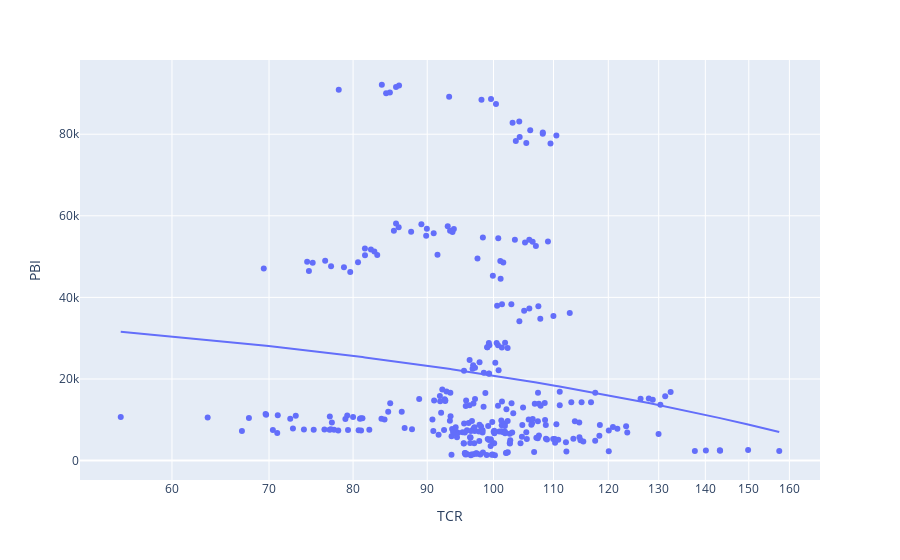

The cell this chart's notebook holds for it:
### Code cell
fig = px.scatter(final, x="TCR", y="PBI", trendline="ols",log_x=True)
fig.show()

### Figure 1 — Plotly figure (JSON) as saved in the notebook; plotly's stock layout.template omitted (floating-point values rounded to 4 significant figures; data arrays with more than 128 entries replaced by an {"elided": "..."} marker saying what was removed)
{"data": [{"hovertemplate": "TCR=%{x}<br>PBI=%{y}<extra></extra>", "legendgroup": "", "marker": {"color": "#636efa", "symbol": "circle"}, "mode": "markers", "name": "", "orientation": "v", "showlegend": false, "type": "scatter", "x": {"elided": "300 float values"}, "xaxis": "x", "y": {"elided": "300 float values"}, "yaxis": "y"}, {"hovertemplate": "<b>OLS trendline</b><br>PBI = -240.728 * TCR + 44906.5<br>R<sup>2</sup>=0.021902<br><br>TCR=%{x}<br>PBI=%{y} <b>(trend)</b><extra></extra>", "legendgroup": "", "marker": {"color": "#636efa", "symbol": "circle"}, "mode": "lines", "name": "", "showlegend": false, "type": "scatter", "x": {"elided": "300 float values"}, "xaxis": "x", "y": {"elided": "300 float values"}, "yaxis": "y"}], "layout": {"legend": {"tracegroupgap": 0}, "margin": {"t": 60}, "xaxis": {"anchor": "y", "domain": [0, 1], "title": {"text": "TCR"}, "type": "log"}, "yaxis": {"anchor": "x", "domain": [0, 1], "title": {"text": "PBI"}}}}
